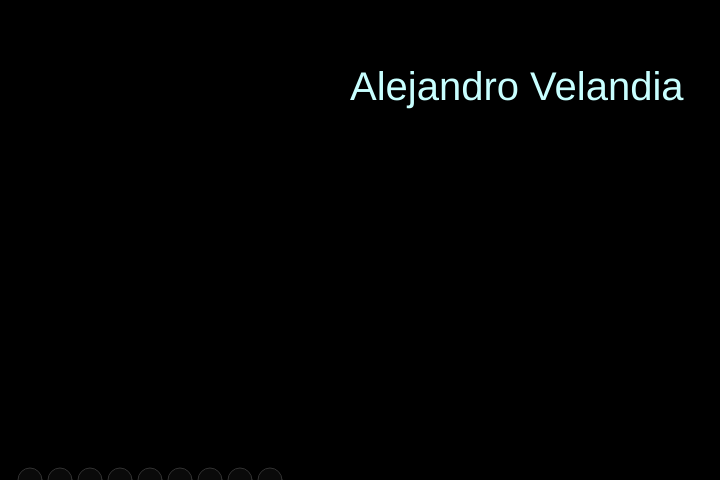
Frame 1 (no input)
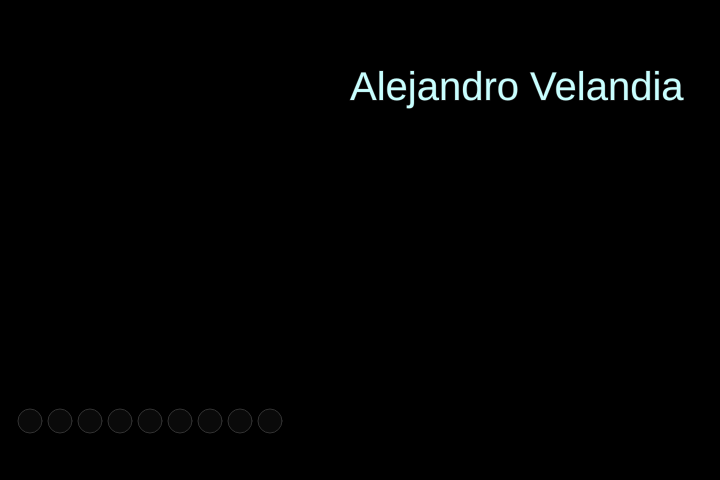
Frame 60 (no input)
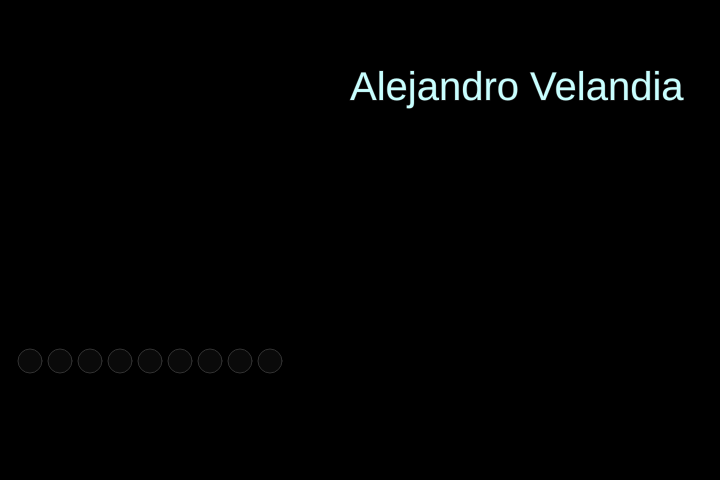
Frame 120 (the mouse pressed at the canvas centre since frame 60)

The p5.js sketch that drew these frames (run headless with seeded random() and noise() and a simulated clock; from frame 60 on, the mouse is pressed at the canvas centre):

// p5.js sketch
// ── sketch.js
let x, y;
var slider;
var sliderr;
var sliderrr;
var bgcolor;
function setup() {
  
  createCanvas(720, 480);
  x = width / 2;
  y = height;
  slider = createSlider(10,300,5);
  sliderr = createSlider(10,300,5);
  sliderrr = createSlider(10,300,5);
}
function changeColor(){
 bgcolor=color(random(255)); 
}

function draw() {
  
  background(0);
  textSize(40);
  fill(200,400,400);
  text('Alejandro Velandia',350,100);
  

  stroke(50);
  fill(slider.value(),sliderr.value(),sliderrr.value());
  ellipse(60, y, 24, 24);
  ellipse(30,y,24,24);
  ellipse(90,y,24,24);
  ellipse(120,y,24,24);
  ellipse(150,y,24,24);
    ellipse(180,y,24,24);
    ellipse(210,y,24,24);
    ellipse(240,y,24,24);
    ellipse(270,y,24,24);
  

  x = x + random(-1, 1);
  y = y - 1; 
  if (y < 0) {
    y = height;
  }
   function windowResized(){
     resizeCanvas(windowWidth,windowHeight);
     
     }
}


// ── style.css

html, body {
  
  margin: 0;
  padding: 0;
}
canvas {
  
  display: block;
  
}
